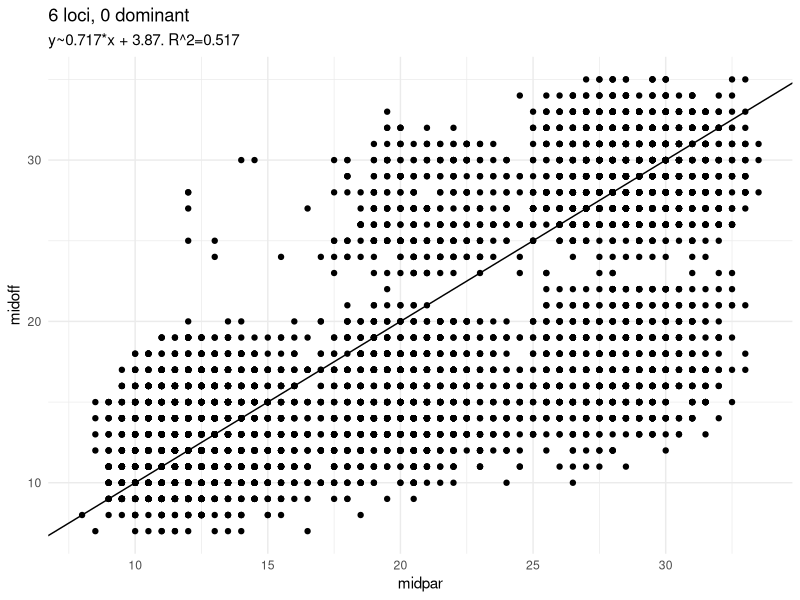
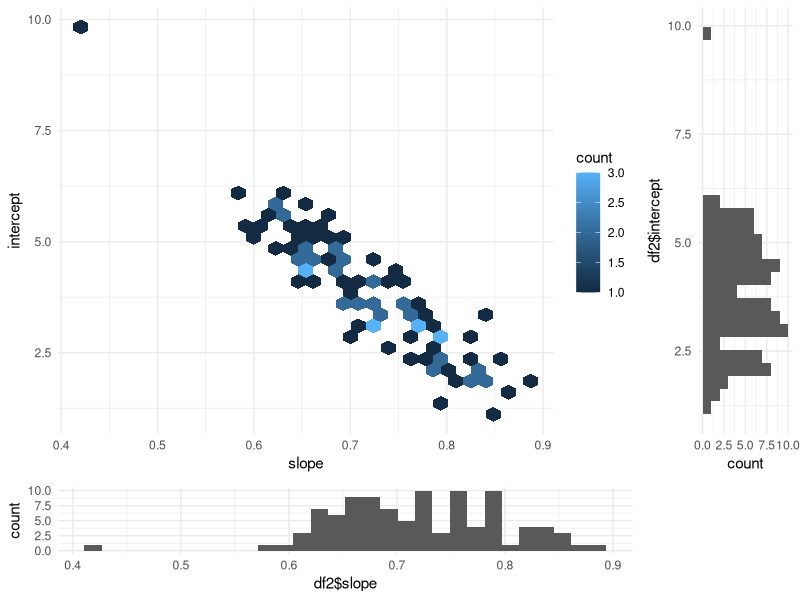

The R source for these figures, in order:
library(tidyverse)
library(broom)
library(patchwork)
library(gridExtra)


num_simulations <- 100
num_groups <- 30

number_loci <- 6
min_num_hetero <- 3 # Minimum number of loci that are heterozygotic

number_of_dom <- 0 # Number of dominant loci
effect_A1 <- +1 # Value +1
effect_A2 <- 0 # Value 0

# Additive d=0, complete dominance d=a1, partial dominance mid<d<a1,
# Overdominance d>a1, underdominance. d<a1
effect_d <- 0.5

env_type <- "Uniform"
env_sd <- 2
env_effect <- 1 # Multiplier of the env_effect
epistasis <- TRUE # Turn to TRUE, to activate epistasis
epistasis_level <- 6 # If N loci have at least 1 A1
epistasis_value <- +10 # add X to the genotypic value
baseline <- 10


# Uniform distribution, with expected value 0
#env_range <-  # Normal distribution

if (env_type=="Uniform"){
  env_range <- c(-3:-1,1,3)
} else if (env_type=="Normal"){
  env_range <- round(rnorm(n = 1000,mean=0,sd=env_sd),2)
} else{print("error")}


possible_num_homo <- 0:(number_loci-min_num_hetero)
number_of_add <- number_loci - number_of_dom # Number of additive loci
add_vec <- rep("ADD",number_of_add)
dom_vec <- rep("DOM",number_of_dom)
all_effect <- c(add_vec,dom_vec)
all_effect <- sample(all_effect,size=number_loci,replace = FALSE)
mid_effect <- mean(c(effect_A1,effect_A2)) # Midpoint value
effect_a1 <- effect_A1-mid_effect # Value +a
effect_a2 <- effect_A2-mid_effect # Value -a
minimum_pheno_value <- baseline+env_effect*min(env_range)+2*number_loci*min(c(effect_A1,effect_A2))

slope_vec <- c()
intercept_vec <- c()
R.squared_vec <- c()
plot_vec <- list()
all_sim <- list()
for (simulation in 1:num_simulations){
all_data <- list()

for (group in 1:num_groups){

sample_genotype <- function(num_loci){
  hom <- sample(possible_num_homo,1) # How many loci are homozygote per genotype
  het <- num_loci-hom # How many loci are heterozygote per genotype
  hom_vec <- rep("HOM",hom)
  het_vec <- rep("HET",het)
  
  all_loci <- c(hom_vec,het_vec)
  all_loci <- sample(all_loci,size=num_loci,replace = FALSE) #vector with homo/heterozygote values
  chromosome1 <- sample(c("A1","A2"),num_loci,replace=TRUE) # random values for A1 or A2 in one chromosome
  chromosome2 <- c()
  for (i in seq_along(all_loci)){ # For every loci:
    if (all_loci[i]=="HOM"){ # If value is homozygote
      chromosome2[i] <- chromosome1[i] # The second chromosome has the same value
    } else if(all_loci[i]=="HET"){ # If value is heterozygote
      if (chromosome1[i]=="A1"){ # and the chromosome 1 is A1
        chromosome2[i] <- "A2" # chromosome 2 is A2
      } else if (chromosome1[i]=="A2"){ # and the chromosome 1 is A2
        chromosome2[i] <- "A1" # chromosome 2 is A1
      } 
    else{print("error")}
    }
    
  genotype <- rbind(chromosome1,chromosome2) # Bind both chromosomes to form a genotype
  return(genotype)
}
}

# Sample 4 parental genotypes:
par1 <- sample_genotype(number_loci) 
par2 <- sample_genotype(number_loci)
par3 <- sample_genotype(number_loci)
par4 <- sample_genotype(number_loci)
all_geno <- list(par1,par2,par3,par4)
names(all_geno) <- c("par1","par2","par3","par4")

# Given two parental genotypes, generate 2 gametes and combine them
get_offspring <- function(genotype1,genotype2){
  gamete1 <- c()
  for (i in 1:dim(genotype1)[2]){
    if (genotype1[1,i]==genotype1[2,i]){
      # If locus is homozygote, position is the same 
      gamete1[i] <- genotype1[1,i]
    } else if (genotype1[1,i]!=genotype1[2,i]){
      # If locus is heterozygote, roll a coin 
      gamete1[i] <- sample(c(genotype1[1,i],genotype1[2,i]),1)
    }
  }
  
  gamete2 <- c()
  for (i in 1:dim(genotype2)[2]){
    if (genotype2[1,i]==genotype2[2,i]){
      # If locus is homozygote, position is the same 
      gamete2[i] <- genotype2[1,i]
    } else if (genotype2[1,i]!=genotype2[2,i]){
      # If locus is heterozygote, roll a coin 
      gamete2[i] <- sample(c(genotype2[1,i],genotype2[2,i]),1)
    }
  }
  
  # Combine both gametes to make a new genotype
  new_genotype <- rbind(gamete1,gamete2)
  return(new_genotype)
}


# Get phenotype given a genotype, additive, dominance, environment and epistasis.
get_phenotype <- function(geno,baseline=baseline,
                          effect_a1,effect_a2,effect_d){
  effect_val <- c()
  for (e in seq_along(all_effect)){ # For every loci
    if (all_effect[e]=="DOM"){ # If the locus is dominant:
      effect_val[e] <- ifelse(geno[1,e]=="A1"&geno[2,e]=="A1",
                              2*(mid_effect+effect_a1),
                                  ifelse(geno[1,e]=="A1"&geno[2,e]=="A2"|
                                           geno[1,e]=="A2"&geno[2,e]=="A1",
                                         mid_effect+effect_d+mid_effect+effect_d,
                                         ifelse(geno[1,e]=="A2"&geno[2,e]=="A2",
                                                2*(mid_effect+effect_a2))))
      
      
    } else if(all_effect[e]=="ADD"){ # If the locus is additive:
      effect_val[e] <- ifelse(geno[1,e]=="A1"&geno[2,e]=="A1",
                              2*(mid_effect+effect_a1),
                              ifelse(geno[1,e]=="A1"&geno[2,e]=="A2"|
                                       geno[1,e]=="A2"&geno[2,e]=="A1",
                                     mid_effect+effect_a1+mid_effect+effect_a2,
                                     ifelse(geno[1,e]=="A2"&geno[2,e]=="A2",
                                            2*(mid_effect+effect_a2))))
    }  
      else{print("error")}
  }
  
  # Epistasis term:
  if(epistasis==TRUE){ #If epistasis is present
    epis_val <- ifelse(sum(effect_val>=1)>=epistasis_level,TRUE,FALSE)
    geno_val <- ifelse(epis_val,sum(effect_val)+epistasis_value,sum(effect_val))
  } else{
    # No epistasis:
    geno_val <- sum(effect_val)
  }
  

  env_val <- sample(env_range,size=1) # Sample the environmental range
  pheno <- baseline+env_effect*env_val+geno_val
  return(c(baseline,env_val,geno_val,pheno))
}

pheno_par1 <- get_phenotype(par1,baseline=baseline,
                            effect_a1=effect_a1,
                            effect_a2=effect_a2,
                            effect_d=effect_d)
pheno_par2 <- get_phenotype(par2,baseline=baseline,
                            effect_a1=effect_a1,
                            effect_a2=effect_a2,
                            effect_d=effect_d)
pheno_par3 <- get_phenotype(par3,baseline=baseline,
                            effect_a1=effect_a1,
                            effect_a2=effect_a2,
                            effect_d=effect_d)
pheno_par4 <- get_phenotype(par4,baseline=baseline,
                            effect_a1=effect_a1,
                            effect_a2=effect_a2,
                            effect_d=effect_d)

pheno_table <- rbind(pheno_par1,pheno_par2,
      pheno_par3,pheno_par4) 
name <- gsub("pheno_","",rownames(pheno_table))
pheno_table <- pheno_table |> as_tibble()
pheno_table$name <- name
colnames(pheno_table) <- c("baseline","environment_val",
                           "genotype_val","phenotype_val","name")

all_parents_phenotypes_sorted <- pheno_table |> 
  arrange(phenotype_val)

small_parents <- all_parents_phenotypes_sorted[1:2,]
large_parents <- all_parents_phenotypes_sorted[3:4,]


offspring1_large <- get_offspring(get(pull(large_parents[1,5])),get(pull(large_parents[2,5])))
offspring2_large <- get_offspring(get(pull(large_parents[1,5])),get(pull(large_parents[2,5])))
pheno_large_off1 <- get_phenotype(offspring1_large,baseline=baseline,
                                  effect_a1=effect_a1,
                                  effect_a2=effect_a2,
                                  effect_d=effect_d)
pheno_large_off2 <- get_phenotype(offspring2_large,baseline=baseline,
                                  effect_a1=effect_a1,
                                  effect_a2=effect_a2,
                                  effect_d=effect_d)
offspring1_small <- get_offspring(get(pull(small_parents[1,5])),get(pull(small_parents[2,5])))
offspring2_small <- get_offspring(get(pull(small_parents[1,5])),get(pull(small_parents[2,5])))
pheno_small_off1 <- get_phenotype(offspring1_small,baseline=baseline,
                                  effect_a1=effect_a1,
                                  effect_a2=effect_a2,
                                  effect_d=effect_d)
pheno_small_off2 <- get_phenotype(offspring2_small,baseline=baseline,
                                  effect_a1=effect_a1,
                                  effect_a2=effect_a2,
                                  effect_d=effect_d)
midparent_large <- mean(large_parents$phenotype_val)
midparent_small <- mean(small_parents$phenotype_val)

midoffspring_large <- mean(pheno_large_off1[4],pheno_large_off2[4])
midoffspring_small <- mean(pheno_small_off1[4],pheno_small_off2[4])

all_data[[group]] <- c(group,unlist(large_parents[1,c(-1,-5)]),
                     unlist(large_parents[2,c(-1,-5)]),
                     midparent_large,
                     pheno_large_off1[-1],
                     pheno_large_off2[-1],
                     midoffspring_large,
                     unlist(small_parents[1,c(-1,-5)]),
                     unlist(small_parents[2,c(-1,-5)]),
                     midparent_small,
                     pheno_small_off1[-1],
                     pheno_small_off2[-1],
                     midoffspring_small)
}

all_data_df <- do.call("rbind",all_data)
colnames(all_data_df) <- c("group","largep_env1","largep_geno1","largep_pheno1",
                           "largep_env2","largep_geno2","largep_pheno2",
                           "large_midpar",
                           "largeo_env1","largeo_geno1","largeo_pheno1",
                           "largeo_env2","largeo_geno2","largeo_pheno2",
                           "large_moff",
                           "smallp_env1","smallp_geno1","smallp_pheno1",
                           "smallp_env2","smallp_geno2","smallp_pheno2",
                           "small_midpar",
                           "smallo_env1","smallo_geno1","smallo_pheno1",
                           "smallo_env2","smallo_geno2","smallo_pheno2",
                           "small_midoff")

large_df <- all_data_df[,1:15] |> as.data.frame()
large_df$type <- "large"
colnames(large_df) <- c("group","p_env1","p_geno1","p_pheno1",
                        "p_env2","p_geno2","p_pheno2",
                        "midpar",
                        "o_env1","o_geno1","o_pheno1",
                        "o_env2","o_geno2","o_pheno2",
                        "midoff","type")
small_df <- all_data_df[,c(1,16:29)]|> as.data.frame()
small_df$type <- "small"
colnames(small_df) <- c("group","p_env1","p_geno1","p_pheno1",
                        "p_env2","p_geno2","p_pheno2",
                        "midpar",
                        "o_env1","o_geno1","o_pheno1",
                        "o_env2","o_geno2","o_pheno2",
                        "midoff","type")

all_data_df2 <- rbind(large_df,
                      small_df)

all_sim[[simulation]] <- all_data_df2
mod1 <- lm(midoff~midpar,all_data_df2)
glance(mod1)

slope <- pull(round(tidy(mod1)[2,2],3))
intercept <- pull(round(tidy(mod1)[1,2],3))
r.squared <- pull(round(glance(mod1)[1],3))


slope_vec[[simulation]] <- slope
intercept_vec[[simulation]] <- intercept
R.squared_vec[[simulation]] <- r.squared

subtitle1 <- paste0("y~",
       slope,
       "*x + ",
       intercept,
       ". R^2=",
       r.squared)
       

plot_vec[[simulation]] <- all_data_df2 |> 
  ggplot(aes(x=midpar,y=midoff))+
  theme_minimal()+
  geom_point()+
  geom_abline()+
  ggtitle(subtitle1)

}

# Data for 1000 simulations:

slope_vec <- unlist(slope_vec)
intercept_vec <- unlist(intercept_vec)
R.squared_vec <- unlist(R.squared_vec)
names(all_sim) <- paste0("Simulation",1:length(all_sim))
df <- bind_rows(all_sim, .id = "simulation_name")

mod2 <- lm(midoff~midpar,df)
glance(mod2)

slope <- pull(round(tidy(mod2)[2,2],3))
intercept <- pull(round(tidy(mod2)[1,2],3))
r.squared <- pull(round(glance(mod2)[1],3))

title1 <- paste0(number_loci," loci, ",number_of_dom, " dominant")

subtitle1 <- paste0("y~",
                 slope,
                 "*x + ",
                 intercept,
                 ". R^2=",
                 r.squared)

df |> 
  ggplot(aes(x=midpar,y=midoff))+
  geom_point()+
  geom_abline()+
  theme_minimal()+
  labs(title=title1,
          subtitle=subtitle1)


regression_lines_df <- data.frame()

# Loop through each slope and intercept combination
for (i in 1:length(slope_vec)) {
  # Calculate the endpoints of the line using the range of x values
  x_range <- range(df$midpar)
  y_range <- slope_vec[i] * x_range + intercept_vec[i]
  
  # Create a dataframe for this line
  line_df <- data.frame(x = x_range, y = y_range)
  
  # Add a column to identify the simulation
  line_df$simulation <- paste0("Simulation ", i)
  
  # Add this line to the dataframe storing all regression lines
  regression_lines_df <- rbind(regression_lines_df, line_df)
}

# Plot the original points and regression lines
p1 <- df |> 
  ggplot(aes(x = midpar, y = midoff)) +
  geom_point() +
  geom_line(data = regression_lines_df,
            aes(x = x, y = y, group = simulation),
            color = "red", alpha = 0.2) +
  geom_abline(slope=mean(slope_vec),
              intercept=mean(intercept_vec),
              col="blue",lwd=1.5)+
  xlab("Midparent diameter (cm)")+
  ylab("Midoffspring diameter (cm)")+
  theme_minimal() +
  labs(title=title1,
          subtitle=subtitle1)+
  geom_vline(aes(xintercept=10))+
  geom_hline(aes(yintercept=10))+
  geom_vline(aes(xintercept=minimum_pheno_value,col="red"))+
  geom_hline(aes(yintercept=minimum_pheno_value,col="red"))+
  theme(legend.position = "none")
  

sum(slope_vec<=0.45)/length(slope_vec)

print(paste0("Heritability less than 0=",sum(slope_vec<=0)/length(slope_vec)))

df2 <- cbind(slope=slope_vec,intercept=intercept_vec) |> 
  as.data.frame()

scatter <- df2 |> 
  ggplot(aes(x=slope,y=intercept))+
  theme_minimal()+
  geom_hex()

hist_bottom <- ggplot()+geom_histogram(aes(df2$slope))+theme_minimal()
hist_right <- ggplot()+geom_histogram(aes(df2$intercept))+coord_flip()+theme_minimal()
empty <- ggplot()+geom_point(aes(1,1), colour="white")+
  theme(axis.ticks=element_blank(), 
        panel.background=element_blank(), 
        axis.text.x=element_blank(), axis.text.y=element_blank(),           
        axis.title.x=element_blank(), axis.title.y=element_blank())

p2 <- grid.arrange(scatter, 
             hist_right,
             hist_bottom, 
             empty,
             ncol=2, nrow=2, widths=c(4, 1), heights=c(4, 1))
